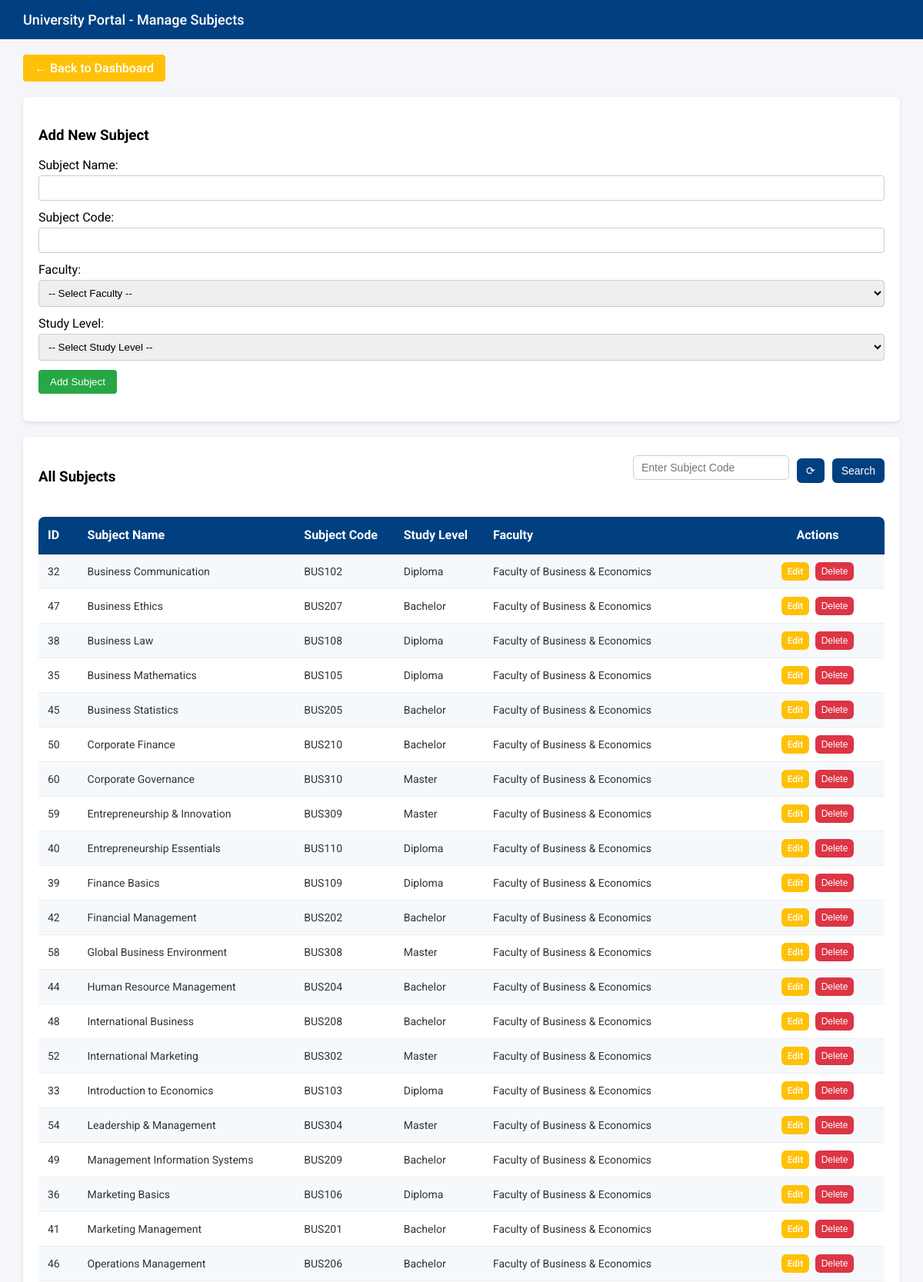
The page /pages/manage_subjects.php (signed in, upper part) on the database its author committed.
### tables this page shows
CREATE TABLE `subjects_master` (
  `id` int(11) NOT NULL,
  `subject_code` varchar(20) NOT NULL,
  `subject_name` varchar(255) NOT NULL,
  `faculty_id` int(11) NOT NULL,
  `study_level` varchar(50) NOT NULL
);

CREATE TABLE `faculties` (
  `id` int(11) NOT NULL,
  `name` varchar(100) NOT NULL,
  `code` varchar(20) DEFAULT NULL
);

### pages/manage_subjects.php (the view, shortened to what this page needs)
<?php
require '../includes/db.php';
$edit_mode = false;
$edit_subject = null;
$res = $conn->query("SELECT * FROM faculties ORDER BY name");
$search_code = $_GET['search_code'] ?? '';
$subjects = [];
if ($search_code) {
    $stmt = $conn->prepare("
        SELECT s.*, f.name AS faculty_name
        FROM subjects_master s
        LEFT JOIN faculties f ON s.faculty_id=f.id
        WHERE s.subject_code LIKE ?
        ORDER BY s.subject_name
    ");
    $like_code = "%$search_code%";
    $stmt->bind_param("s", $like_code);
    $stmt->execute();
    $res = $stmt->get_result();
} else {
    $res = $conn->query("
        SELECT s.*, f.name AS faculty_name
        FROM subjects_master s
        LEFT JOIN faculties f ON s.faculty_id=f.id
        ORDER BY f.name, s.subject_name
    ");
}
while ($row = $res->fetch_assoc()) $subjects[] = $row;
?>
<!DOCTYPE html>
<html>
<head>
<link rel="stylesheet" href="../assets/css/global_tables.css">
</head>
<body>
<div class="navbar">University Portal - Manage Subjects</div>
<div class="container">
<div style="margin-bottom: 20px;">
    <a href="dashboard.php" class="btn btn-edit">← Back to Dashboard</a>
</div>
<div class="card">
<h3><?= $edit_mode ? "Edit Subject" : "Add New Subject" ?></h3>
<form method="post">
    <label>Subject Name:</label>
    <input type="text" name="subject_name" value="<?= htmlspecialchars($edit_subject['subject_name'] ?? '') ?>" required>
    <label>Subject Code:</label>
    <input type="text" name="subject_code" value="<?= htmlspecialchars($edit_subject['subject_code'] ?? '') ?>" required>
    <label>Faculty:</label>
    <select name="faculty_id" required>
        <option value="">-- Select Faculty --</option>
    </select>
    <label>Study Level:</label>
    <select name="study_level" required>
        <option value="">-- Select Study Level --</option>
    </select>
    <button type="submit" name="save_subject" class="btn btn-add"><?= $edit_mode ? "Update Subject" : "Add Subject" ?></button>
</form>
</div>
<div class="card">
<div class="search-bar-container">
    <h3>All Subjects</h3>
    <form method="GET" class="search-bar">
        <input type="text" name="search_code" placeholder="Enter Subject Code" value="<?= htmlspecialchars($search_code ?? '') ?>">
        <button type="button" onclick="window.location.href='manage_subjects.php'">⟳</button>
        <button type="submit">Search</button>
    </form>
</div>
<div class="table-container">
<table>
<tr>
    <th>ID</th>
    <th>Subject Name</th>
    <th>Subject Code</th>
    <th>Study Level</th>
    <th>Faculty</th>
    <th>Actions</th>
</tr>
<?php foreach($subjects as $s): ?>
<tr>
    <td><?= $s['id'] ?></td>
    <td><?= htmlspecialchars($s['subject_name']) ?></td>
    <td><?= htmlspecialchars($s['subject_code']) ?></td>
    <td><?= htmlspecialchars($s['study_level']) ?></td>
    <td><?= htmlspecialchars($s['faculty_name']) ?></td>
    <td class="actions">
        <a class="btn btn-edit" href="?edit=<?= $s['id'] ?>">Edit</a>
        <button type="button" class="btn btn-delete" data-id="<?= $s['id'] ?>">Delete</button>
    </td>
</tr>
<?php endforeach; ?>
</table>
</div>
</div>
</div>
</body>
</html>

### assets/css/global_tables.css (style rules this page uses)
.table-container { width: 100%; overflow-x: auto; margin-top: 20px; }
table { width: 100%; border-collapse: collapse; background-color: #ffffff; box-shadow: 0 4px 12px rgba(0, 0, 0, 0.1); border-radius: 8px; overflow: hidden; font-family: 'Roboto', sans-serif; table-layout: auto; }
table th, table td { white-space: nowrap; word-break: normal; overflow-wrap: normal; }
table th { background-color: #004080; color: #ffffff; font-weight: 700; text-align: left; padding: 14px 12px; border-bottom: 2px solid #003366f5; }
table td { padding: 12px; text-align: left; vertical-align: middle; border-bottom: 1px solid #eee; font-size: 14px; color: #333; }
table tr:nth-child(even) { background-color: #f6f9fc; }
table th:last-child, table td:last-child { width: 150px; text-align: center; white-space: nowrap; }
table td:last-child { padding: 8px 6px; }
td:last-child a, td:last-child button, td.actions a, td.actions button { display: inline-block; margin: 2px 2px; padding: 5px 8px; font-size: 12px; border: none; border-radius: 6px; text-decoration: none; font-weight: 500; transition: all 0.2s ease; vertical-align: middle; white-space: nowrap; }
.btn-edit { background-color: #007bff; color: #fff !important; }
.btn-delete { background-color: #dc3545; color: #fff !important; }
.btn-add { background-color: #28a745; color: #fff !important; }

### includes/header.php (style rules this page uses)
body { opacity: 0; transition: opacity 0.2s ease-in-out; }

### pages/manage_subjects.php (style rules this page uses)
body { font-family: 'Roboto', sans-serif; background-color: #f4f6f9; margin: 0; }
.navbar { background-color: #004080; color: white; padding: 15px 30px; font-size: 18px; font-weight: 500; }
.container { width: 95%; max-width: 1200px; margin: 20px auto; }
.card { background-color: white; padding: 20px; margin-bottom: 20px; border-radius: 6px; box-shadow: 0 2px 5px rgba(0,0,0,0.1); }
input, select { width: 100%; padding: 8px; margin-top: 4px; margin-bottom: 12px; border-radius: 4px; border: 1px solid #ccc; box-sizing: border-box; }
button, .btn { padding: 8px 15px; border: none; border-radius: 4px; cursor: pointer; font-weight: 500; text-decoration: none; display: inline-block; }
.btn-add { background-color: #28a745; color: white; }
.btn-edit { background-color: #ffc107; color: white; }
.btn-delete { background-color: #dc3545; color: white; }
.search-bar-container { display: flex; justify-content: space-between; align-items: center; margin-bottom: 10px; }
.search-bar { display: flex; gap: 10px; align-items: center; }
.search-bar input[type="text"] { flex: 1; height: 32px; padding: 6px 10px; border-radius: 6px; border: 1px solid #ccc; font-size: 14px; box-sizing: border-box; }
.search-bar button { height: 32px; padding: 6px 12px; background: #004080; color: #fff; border: none; border-radius: 6px; cursor: pointer; font-weight: 500; font-size: 14px; transition: 0.3s; }

### rows shown on the page
subjects_master: id "32", subject_name "Business Communication", subject_code "BUS102", study_level "Diploma", faculty.name "Faculty of Business & Economics"
subjects_master: id "47", subject_name "Business Ethics", subject_code "BUS207", study_level "Bachelor", faculty.name "Faculty of Business & Economics"
subjects_master: id "38", subject_name "Business Law", subject_code "BUS108", study_level "Diploma", faculty.name "Faculty of Business & Economics"
subjects_master: id "35", subject_name "Business Mathematics", subject_code "BUS105", study_level "Diploma", faculty.name "Faculty of Business & Economics"
subjects_master: id "45", subject_name "Business Statistics", subject_code "BUS205", study_level "Bachelor", faculty.name "Faculty of Business & Economics"
subjects_master: id "50", subject_name "Corporate Finance", subject_code "BUS210", study_level "Bachelor", faculty.name "Faculty of Business & Economics"
subjects_master: id "60", subject_name "Corporate Governance", subject_code "BUS310", study_level "Master", faculty.name "Faculty of Business & Economics"
subjects_master: id "59", subject_name "Entrepreneurship & Innovation", subject_code "BUS309", study_level "Master", faculty.name "Faculty of Business & Economics"
subjects_master: id "40", subject_name "Entrepreneurship Essentials", subject_code "BUS110", study_level "Diploma", faculty.name "Faculty of Business & Economics"
subjects_master: id "39", subject_name "Finance Basics", subject_code "BUS109", study_level "Diploma", faculty.name "Faculty of Business & Economics"
subjects_master: id "42", subject_name "Financial Management", subject_code "BUS202", study_level "Bachelor", faculty.name "Faculty of Business & Economics"
subjects_master: id "58", subject_name "Global Business Environment", subject_code "BUS308", study_level "Master", faculty.name "Faculty of Business & Economics"
subjects_master: id "44", subject_name "Human Resource Management", subject_code "BUS204", study_level "Bachelor", faculty.name "Faculty of Business & Economics"
subjects_master: id "48", subject_name "International Business", subject_code "BUS208", study_level "Bachelor", faculty.name "Faculty of Business & Economics"
subjects_master: id "52", subject_name "International Marketing", subject_code "BUS302", study_level "Master", faculty.name "Faculty of Business & Economics"
subjects_master: id "33", subject_name "Introduction to Economics", subject_code "BUS103", study_level "Diploma", faculty.name "Faculty of Business & Economics"
subjects_master: id "54", subject_name "Leadership & Management", subject_code "BUS304", study_level "Master", faculty.name "Faculty of Business & Economics"
subjects_master: id "49", subject_name "Management Information Systems", subject_code "BUS209", study_level "Bachelor", faculty.name "Faculty of Business & Economics"
subjects_master: id "36", subject_name "Marketing Basics", subject_code "BUS106", study_level "Diploma", faculty.name "Faculty of Business & Economics"
subjects_master: id "41", subject_name "Marketing Management", subject_code "BUS201", study_level "Bachelor", faculty.name "Faculty of Business & Economics"
subjects_master: id "46", subject_name "Operations Management", subject_code "BUS206", study_level "Bachelor", faculty.name "Faculty of Business & Economics"
